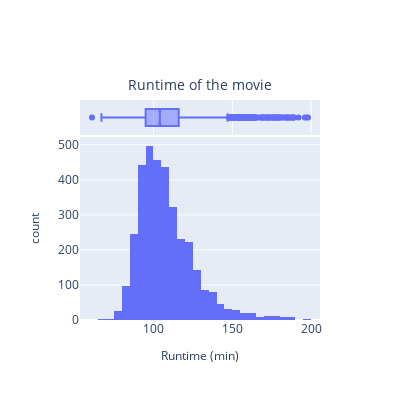

Notebook code cell kept with this figure:
### Code cell
histo_movies_plotly(movie_data_completed)[0].show() # ancien plot

### Figure 1 — Plotly figure (JSON) as saved in the notebook; plotly's stock layout.template omitted (floating-point values rounded to 4 significant figures; data arrays with more than 128 entries replaced by an {"elided": "..."} marker saying what was removed)
{"data": [{"alignmentgroup": "True", "bingroup": "x", "hovertemplate": "Runtime (min)=%{x}<br>count=%{y}<extra></extra>", "legendgroup": "", "marker": {"color": "#636efa", "pattern": {"shape": ""}}, "name": "", "nbinsx": 50, "offsetgroup": "", "orientation": "v", "showlegend": false, "type": "histogram", "x": {"elided": "3493 float values"}, "xaxis": "x", "yaxis": "y"}, {"alignmentgroup": "True", "hovertemplate": "Runtime (min)=%{x}<extra></extra>", "legendgroup": "", "marker": {"color": "#636efa"}, "name": "", "notched": true, "offsetgroup": "", "showlegend": false, "type": "box", "x": {"elided": "3493 float values"}, "xaxis": "x2", "yaxis": "y2"}], "layout": {"barmode": "relative", "height": 400, "legend": {"tracegroupgap": 0}, "title": {"font": {"size": 14}, "text": "Runtime of the movie", "x": 0.5, "y": 0.8}, "width": 400, "xaxis": {"anchor": "y", "domain": [0, 1], "title": {"font": {"size": 12}, "text": "Runtime (min)"}}, "xaxis2": {"anchor": "y2", "domain": [0, 1], "matches": "x", "showgrid": true, "showticklabels": false}, "yaxis": {"anchor": "x", "domain": [0, 0.8316], "title": {"font": {"size": 12}, "text": "count"}}, "yaxis2": {"anchor": "x2", "domain": [0.8416, 1], "matches": "y2", "showgrid": false, "showline": false, "showticklabels": false, "ticks": ""}}}
